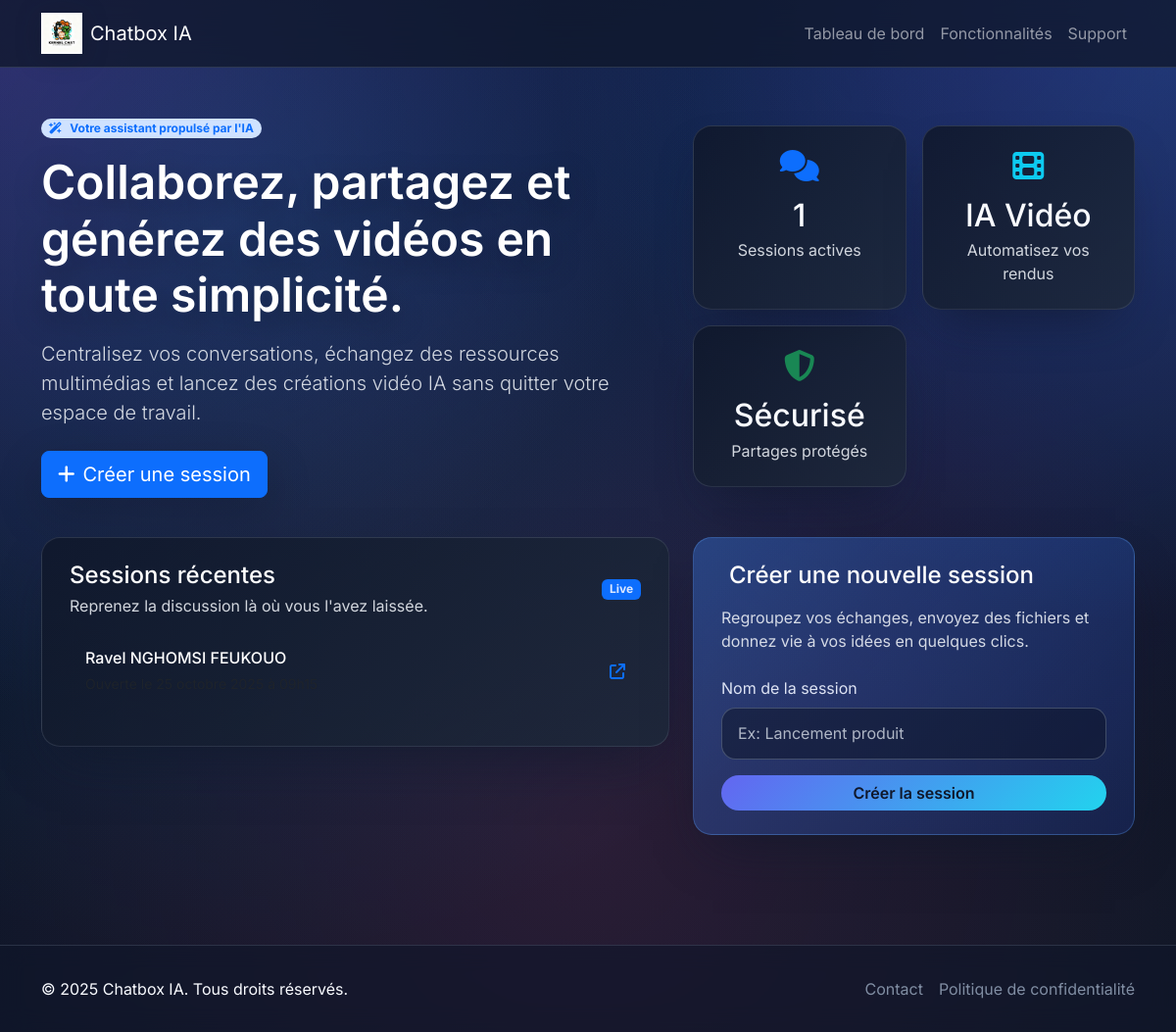
Before: / with the older database file.
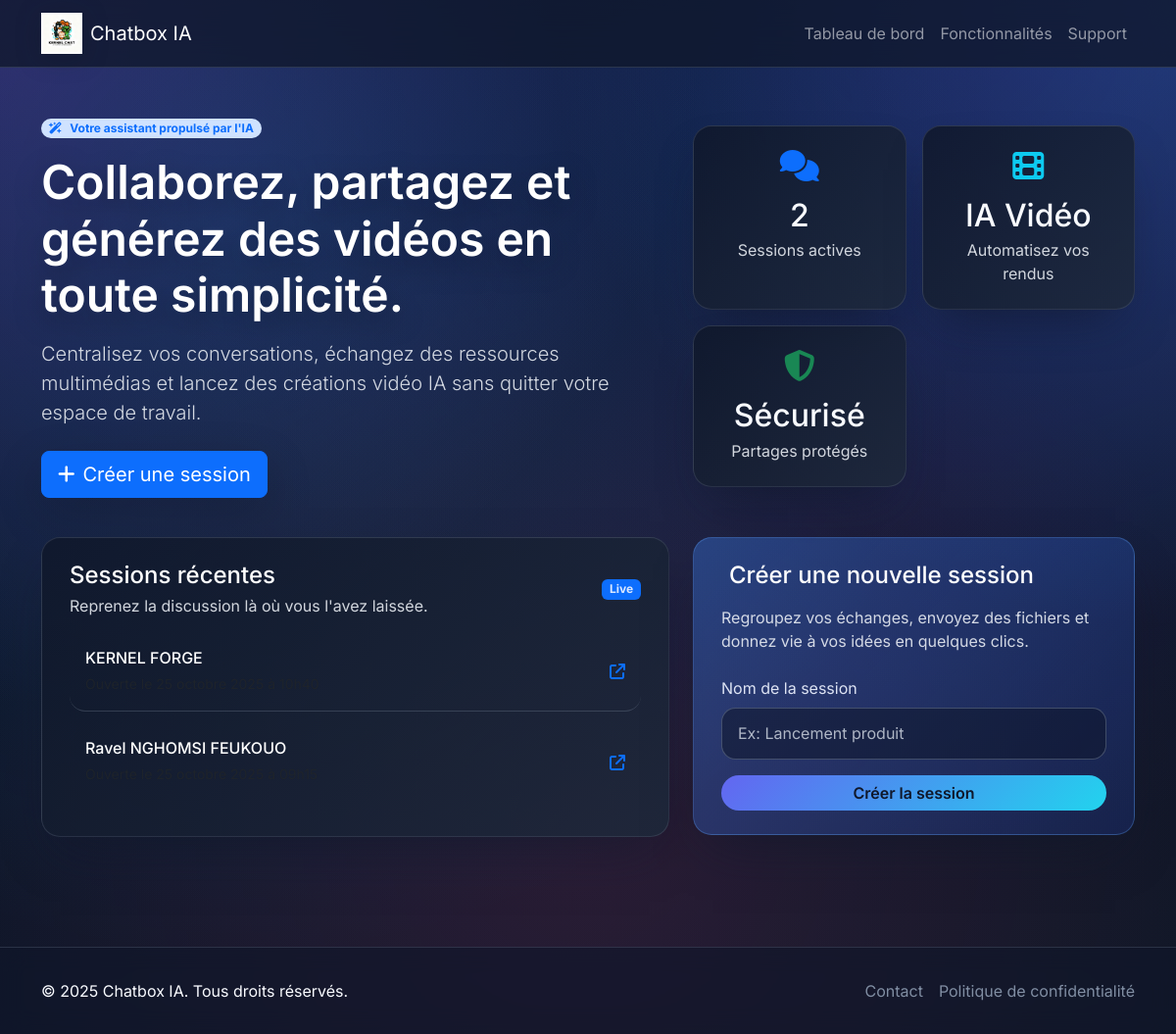
After: the same page with the newer database file.
### chatbox_app/models.py (models this page shows, shortened)
class ChatSession(models.Model):
    name = models.CharField(max_length=255, blank=True)
    created_at = models.DateTimeField(auto_now_add=True)

### chatbox_app/views.py (the view)
# urls.py: path("", views.dashboard, name="dashboard"),
def dashboard(request: HttpRequest) -> HttpResponse:
    sessions = ChatSession.objects.order_by("-created_at")
    if request.method == "POST":
        name = request.POST.get("name", "").strip()
        session = ChatSession.objects.create(name=name)
        return redirect("chatbox_app:chat_session", session_id=session.pk)
    return render(request, "chatbox_app/dashboard.html", {"sessions": sessions})

### chatbox_app/templates/chatbox_app/dashboard.html (shortened to what the changed rows need)
{% extends "chatbox_app/base.html" %}
{% block content %}
<section class="page-header text-center text-md-start">
    <div class="row align-items-center g-4">
        <div class="col-md-7">
            <div class="hero-heading">
                <h1 class="display-5 fw-semibold text-white mb-3">Collaborez, partagez et générez des vidéos en toute simplicité.</h1>
            </div>
        </div>
        <div class="col-md-5">
            <div class="stats-grid">
                <div class="glass-card text-center p-4">
                    <i class="fa-solid fa-comments fa-2x text-primary mb-3"></i>
                    <h3 class="h2 mb-1">{{ sessions|length }}</h3>
                    <p class="text-white-50 mb-0">Sessions actives</p>
                </div>
            </div>
        </div>
    </div>
</section>
<section class="row g-4 align-items-start">
    <div class="col-lg-7">
        <div class="glass-card h-100">
            <div class="card-body py-4">
                <div class="d-flex justify-content-between align-items-center mb-3">
                    <div>
                        <h2 class="h4 text-white mb-1">Sessions récentes</h2>
                    </div>
                </div>
                <div class="list-group list-group-flush">
                    {% for session in sessions %}
                        <a class="list-group-item list-group-item-action d-flex justify-content-between align-items-center" href="{% url 'chatbox_app:chat_session' session.pk %}">
                            <div>
                                <h3 class="h6 mb-1">{{ session.name|default:"Session sans titre" }}</h3>
                                <small class="text-muted">Ouverte le {{ session.created_at|date:"d F Y à H\hi" }}</small>
                            </div>
                            <i class="fa-solid fa-arrow-up-right-from-square text-primary"></i>
                        </a>
                    {% empty %}
                        <div class="empty-state text-center py-5">
                            <i class="fa-regular fa-folder-open fa-3x mb-3 text-white-25"></i>
                            <p class="text-white-50 mb-0">Aucune session pour le moment. Créez-en une nouvelle pour démarrer.</p>
                        </div>
                    {% endfor %}
                </div>
            </div>
        </div>
    </div>
    <div class="col-lg-5" id="new-session">
        <div class="glass-card accent-card h-100">
            <div class="card-body py-4">
                <h2 class="h4 text-white mb-3">Créer une nouvelle session</h2>
            </div>
        </div>
    </div>
</section>
{% endblock %}

Changed rows visible on the page:
added ChatSession: name "KERNEL FORGE"
Other visible differences:
{{ sessions|length }}: "1" → "2"
